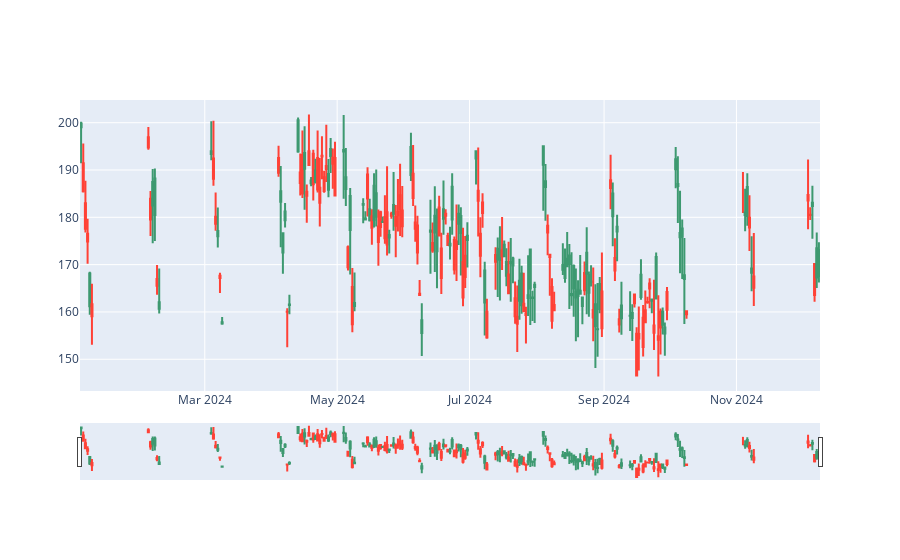

Source (notebook cell):
### Code cell
import plotly.graph_objects as go
data = df[df['Company'] == "Alpha Corp"]
fig = go.Figure(data=[go.Candlestick(
    x=data['Date'],
    open=data['Open'],
    high=data['High'],
    low=data['Low'],
    close=data['Close']
)])
fig.show()

### Figure 1 — Plotly figure (JSON) as saved in the notebook; plotly's stock layout.template omitted (floating-point values rounded to 4 significant figures; data arrays with more than 128 entries replaced by an {"elided": "..."} marker saying what was removed)
{"data": [{"close": {"elided": "183 float values"}, "high": {"elided": "183 float values"}, "low": {"elided": "183 float values"}, "open": {"elided": "183 float values"}, "type": "candlestick", "x": {"elided": "183 str values"}}], "layout": {}}
